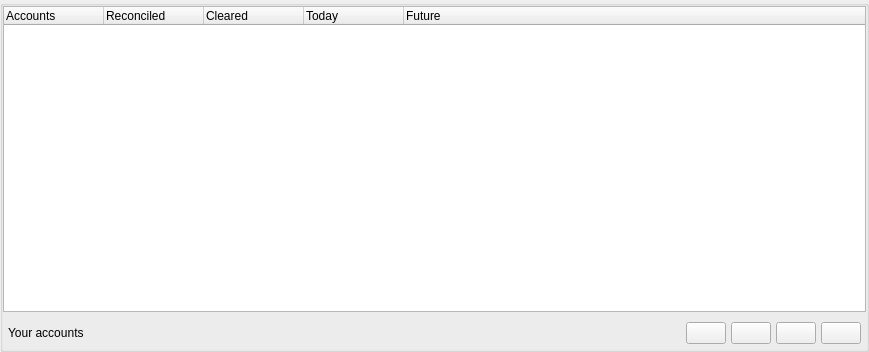
<?xml version="1.0" encoding="UTF-8"?>
<ui version="4.0">
 <class>AccountSumWidget</class>
 <widget class="QGroupBox" name="AccountSumWidget">
  <property name="geometry">
   <rect>
    <x>0</x>
    <y>0</y>
    <width>869</width>
    <height>352</height>
   </rect>
  </property>
  <property name="windowTitle">
   <string>Form</string>
  </property>
  <property name="windowOpacity">
   <double>1.000000000000000</double>
  </property>
  <property name="styleSheet">
   <string notr="true"/>
  </property>
  <layout class="QVBoxLayout" name="verticalLayout">
   <property name="spacing">
    <number>5</number>
   </property>
   <property name="leftMargin">
    <number>0</number>
   </property>
   <property name="topMargin">
    <number>0</number>
   </property>
   <property name="rightMargin">
    <number>0</number>
   </property>
   <property name="bottomMargin">
    <number>0</number>
   </property>
   <item>
    <widget class="QTreeWidget" name="treeWidget">
     <column>
      <property name="text">
       <string>Accounts</string>
      </property>
     </column>
     <column>
      <property name="text">
       <string>Reconciled</string>
      </property>
     </column>
     <column>
      <property name="text">
       <string>Cleared</string>
      </property>
     </column>
     <column>
      <property name="text">
       <string>Today</string>
      </property>
     </column>
     <column>
      <property name="text">
       <string>Future</string>
      </property>
     </column>
    </widget>
   </item>
   <item>
    <layout class="QHBoxLayout" name="horizontalLayout">
     <property name="leftMargin">
      <number>5</number>
     </property>
     <property name="topMargin">
      <number>5</number>
     </property>
     <property name="rightMargin">
      <number>5</number>
     </property>
     <property name="bottomMargin">
      <number>5</number>
     </property>
     <item>
      <widget class="QLabel" name="label">
       <property name="text">
        <string>Your accounts</string>
       </property>
      </widget>
     </item>
     <item>
      <spacer name="horizontalSpacer">
       <property name="orientation">
        <enum>Qt::Horizontal</enum>
       </property>
       <property name="sizeHint" stdset="0">
        <size>
         <width>40</width>
         <height>20</height>
        </size>
       </property>
      </spacer>
     </item>
     <item>
      <widget class="QPushButton" name="pushButton_4">
       <property name="text">
        <string/>
       </property>
       <property name="icon">
        <iconset resource="res/res.qrc">
         <normaloff>:/img/hicolor_actions_scalable_open-in-browser-symbolic.svg</normaloff>:/img/hicolor_actions_scalable_open-in-browser-symbolic.svg</iconset>
       </property>
      </widget>
     </item>
     <item>
      <widget class="QPushButton" name="pushButton">
       <property name="text">
        <string/>
       </property>
       <property name="icon">
        <iconset resource="res/res.qrc">
         <normaloff>:/img/hicolor_actions_scalable_list-expand-all-symbolic.svg</normaloff>:/img/hicolor_actions_scalable_list-expand-all-symbolic.svg</iconset>
       </property>
      </widget>
     </item>
     <item>
      <widget class="QPushButton" name="pushButton_2">
       <property name="text">
        <string/>
       </property>
       <property name="icon">
        <iconset resource="res/res.qrc">
         <normaloff>:/img/hicolor_actions_scalable_list-collapse-all-symbolic.svg</normaloff>:/img/hicolor_actions_scalable_list-collapse-all-symbolic.svg</iconset>
       </property>
      </widget>
     </item>
     <item>
      <widget class="QPushButton" name="pushButton_3">
       <property name="text">
        <string/>
       </property>
       <property name="icon">
        <iconset resource="res/res.qrc">
         <normaloff>:/img/action_settings.svg</normaloff>:/img/action_settings.svg</iconset>
       </property>
      </widget>
     </item>
    </layout>
   </item>
  </layout>
 </widget>
 <resources>
  <include location="res/res.qrc"/>
 </resources>
 <connections/>
</ui>
